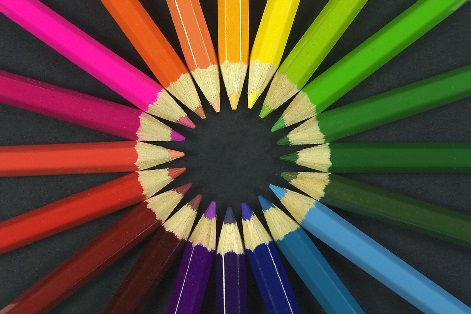
#> input picture color_pencils.jpeg, 471 x 314 px
$ python color.py
#> lines starting #> are read from the running program, lines starting #| are printed output that depends on the picture; after the words box and inside, x2 and y2 are one past the last pixel; in counts of white or black regions, pixels touching at a corner belong together
# Importing all modules
import cv2 as cv
import numpy as np

# Specifying upper and lower ranges of color to detect in hsv format
lower = np.array([120, 100, 20])
upper = np.array([140, 255, 255]) # (These ranges will detect purple)

img1 = cv.imread('color_pencils.jpeg')
#> img1 is the input picture: shape (314, 471, 3); mean B, G, R 58.7, 74.9, 92.6

img = cv.cvtColor(img1, cv.COLOR_BGR2HSV) # Converting BGR image to HSV format
#> img: shape (314, 471, 3); mean H, S, V 69.4, 125.8, 110.1

mask = cv.inRange(img, lower, upper) # Masking the image to find our color
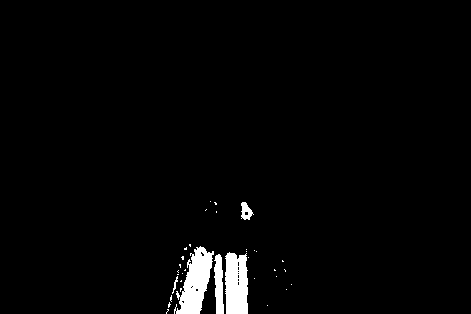
#> mask: shape (314, 471); 2.3% white; 35 white regions (30 under 20 px)

mask_contours, hierarchy = cv.findContours(mask, cv.RETR_EXTERNAL, cv.CHAIN_APPROX_SIMPLE) # Finding contours in mask image
#> mask_contours = 35 contours, 31 with area under 20; largest, box (x1, y1, x2, y2) and area: (174, 246, 214, 314) 1362, (225, 252, 248, 314) 1204, (214, 254, 224, 314) 382, (241, 202, 254, 220) 124

# Finding position of all contours
if len(mask_contours) != 0:
    for mask_contour in mask_contours:
        if cv.contourArea(mask_contour) > 500:
            x, y, w, h = cv.boundingRect(mask_contour)
            cv.rectangle(img1, (x, y), (x + w, y + h), (0, 0, 255), 3) #drawing rectangle
#> this loop made 35 passes
#> (x, y, w, h) on passes 23, 29: (225, 252, 23, 62), (174, 246, 40, 68)
#> mask_contour on passes 2, 5, 7, 8, 9, 10: [[267, 305]], [[286, 289]], [[291, 284]], [[181, 280], [180, 281], [181, 281]], [[254, 278]], [[276, 276]]
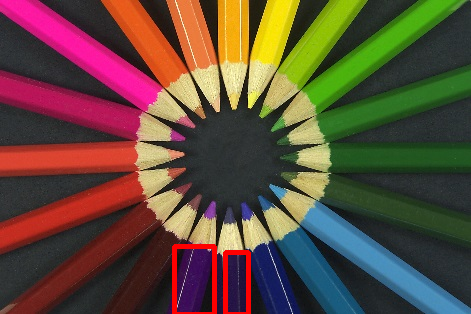
#> img1: shape (314, 471, 3); 1.15% of pixels changed, all inside (x1, y1, x2, y2) = (172, 244, 251, 314)

    cv.imshow("mask image", mask) # Displaying mask image

    cv.imshow("inputed image", img1) # Displaying webcam image

    cv.waitKey(0)
